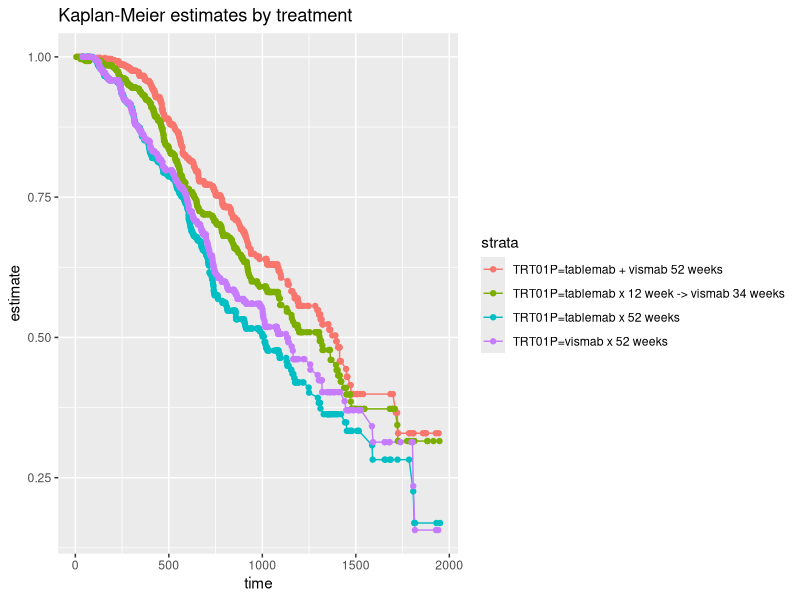

Here is the R script that generated this plot:
## ---- chunk 1
knitr::opts_chunk$set(echo = TRUE)
## ---- chunk 2
library(tidyverse)    
library(broom)
library(survival)

# load data
ADTTE <- read_csv('2020-04-08-psi-vissig-adtte.csv')

# plot KM curve by treatment 
survfit(Surv(AVAL, CNSR == 0) ~ TRT01P  , data = ADTTE )  %>%
  tidy(fit) %>%
  ggplot(aes(time, estimate, group = strata, colour = strata)) + 
  geom_line() +
  geom_point() +
  ggtitle("Kaplan-Meier estimates by treatment") 
